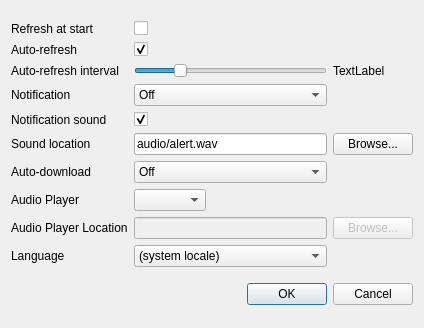
<?xml version="1.0" encoding="UTF-8"?>
<ui version="4.0">
 <class>SettingsDialog</class>
 <widget class="QDialog" name="SettingsDialog">
  <property name="geometry">
   <rect>
    <x>0</x>
    <y>0</y>
    <width>424</width>
    <height>328</height>
   </rect>
  </property>
  <property name="sizePolicy">
   <sizepolicy hsizetype="Minimum" vsizetype="Minimum">
    <horstretch>0</horstretch>
    <verstretch>0</verstretch>
   </sizepolicy>
  </property>
  <property name="windowTitle">
   <string>Settings</string>
  </property>
  <layout class="QVBoxLayout" name="verticalLayout">
   <item>
    <layout class="QGridLayout" name="gridLayout">
     <item row="1" column="0">
      <widget class="QLabel" name="lblRefresh">
       <property name="text">
        <string>Auto-refresh</string>
       </property>
      </widget>
     </item>
     <item row="1" column="1">
      <widget class="QCheckBox" name="chkRefresh">
       <property name="text">
        <string/>
       </property>
       <property name="checked">
        <bool>true</bool>
       </property>
      </widget>
     </item>
     <item row="2" column="2">
      <widget class="QLabel" name="lblMinutes">
       <property name="text">
        <string notr="true">TextLabel</string>
       </property>
      </widget>
     </item>
     <item row="5" column="0">
      <widget class="QLabel" name="lblSound">
       <property name="text">
        <string>Notification sound</string>
       </property>
      </widget>
     </item>
     <item row="6" column="2">
      <widget class="QPushButton" name="btnSound">
       <property name="text">
        <string>Browse...</string>
       </property>
      </widget>
     </item>
     <item row="8" column="1">
      <widget class="QComboBox" name="cmbPlayer">
       <property name="sizePolicy">
        <sizepolicy hsizetype="Maximum" vsizetype="Fixed">
         <horstretch>0</horstretch>
         <verstretch>0</verstretch>
        </sizepolicy>
       </property>
      </widget>
     </item>
     <item row="8" column="0">
      <widget class="QLabel" name="lblPlayer">
       <property name="text">
        <string>Audio Player</string>
       </property>
      </widget>
     </item>
     <item row="5" column="1">
      <widget class="QCheckBox" name="chkSound">
       <property name="text">
        <string/>
       </property>
       <property name="checked">
        <bool>true</bool>
       </property>
      </widget>
     </item>
     <item row="2" column="0">
      <widget class="QLabel" name="lblRefreshTime">
       <property name="text">
        <string>Auto-refresh interval</string>
       </property>
      </widget>
     </item>
     <item row="6" column="1">
      <widget class="QLineEdit" name="txtSoundLocation">
       <property name="text">
        <string notr="true">audio/alert.wav</string>
       </property>
      </widget>
     </item>
     <item row="6" column="0">
      <widget class="QLabel" name="lblSoundLocation">
       <property name="text">
        <string>Sound location</string>
       </property>
      </widget>
     </item>
     <item row="9" column="0">
      <widget class="QLabel" name="lblPlayerLocation">
       <property name="text">
        <string>Audio Player Location</string>
       </property>
      </widget>
     </item>
     <item row="9" column="1">
      <widget class="QLineEdit" name="txtPlayerLocation">
       <property name="enabled">
        <bool>false</bool>
       </property>
      </widget>
     </item>
     <item row="9" column="2">
      <widget class="QPushButton" name="btnPlayerLocation">
       <property name="enabled">
        <bool>false</bool>
       </property>
       <property name="text">
        <string>Browse...</string>
       </property>
      </widget>
     </item>
     <item row="2" column="1">
      <widget class="QSlider" name="sliRefreshTime">
       <property name="minimum">
        <number>5</number>
       </property>
       <property name="maximum">
        <number>120</number>
       </property>
       <property name="value">
        <number>30</number>
       </property>
       <property name="orientation">
        <enum>Qt::Horizontal</enum>
       </property>
      </widget>
     </item>
     <item row="4" column="0">
      <widget class="QLabel" name="lblNotification">
       <property name="text">
        <string>Notification</string>
       </property>
      </widget>
     </item>
     <item row="10" column="0">
      <widget class="QLabel" name="lblLanguage">
       <property name="text">
        <string>Language</string>
       </property>
      </widget>
     </item>
     <item row="10" column="1">
      <widget class="QComboBox" name="cmbLanguage">
       <item>
        <property name="text">
         <string>(system locale)</string>
        </property>
       </item>
      </widget>
     </item>
     <item row="7" column="0">
      <widget class="QLabel" name="lblAutodownload">
       <property name="text">
        <string>Auto-download</string>
       </property>
      </widget>
     </item>
     <item row="4" column="1">
      <widget class="QComboBox" name="cmbNotification">
       <item>
        <property name="text">
         <string>Off</string>
        </property>
       </item>
       <item>
        <property name="text">
         <string>Favorites only</string>
        </property>
       </item>
       <item>
        <property name="text">
         <string>Everything</string>
        </property>
       </item>
      </widget>
     </item>
     <item row="7" column="1">
      <widget class="QComboBox" name="cmbAutodownload">
       <item>
        <property name="text">
         <string>Off</string>
        </property>
       </item>
       <item>
        <property name="text">
         <string>Favorites only</string>
        </property>
       </item>
       <item>
        <property name="text">
         <string>Everything</string>
        </property>
       </item>
      </widget>
     </item>
     <item row="0" column="0">
      <widget class="QLabel" name="lblRefreshStart">
       <property name="text">
        <string>Refresh at start</string>
       </property>
      </widget>
     </item>
     <item row="0" column="1">
      <widget class="QCheckBox" name="chkRefreshStart">
       <property name="text">
        <string/>
       </property>
      </widget>
     </item>
    </layout>
   </item>
   <item>
    <widget class="QDialogButtonBox" name="buttonBox">
     <property name="orientation">
      <enum>Qt::Horizontal</enum>
     </property>
     <property name="standardButtons">
      <set>QDialogButtonBox::Cancel|QDialogButtonBox::Ok</set>
     </property>
    </widget>
   </item>
  </layout>
 </widget>
 <resources/>
 <connections>
  <connection>
   <sender>buttonBox</sender>
   <signal>accepted()</signal>
   <receiver>SettingsDialog</receiver>
   <slot>accept()</slot>
   <hints>
    <hint type="sourcelabel">
     <x>266</x>
     <y>202</y>
    </hint>
    <hint type="destinationlabel">
     <x>157</x>
     <y>274</y>
    </hint>
   </hints>
  </connection>
  <connection>
   <sender>buttonBox</sender>
   <signal>rejected()</signal>
   <receiver>SettingsDialog</receiver>
   <slot>reject()</slot>
   <hints>
    <hint type="sourcelabel">
     <x>334</x>
     <y>202</y>
    </hint>
    <hint type="destinationlabel">
     <x>286</x>
     <y>274</y>
    </hint>
   </hints>
  </connection>
  <connection>
   <sender>chkRefresh</sender>
   <signal>toggled(bool)</signal>
   <receiver>sliRefreshTime</receiver>
   <slot>setEnabled(bool)</slot>
   <hints>
    <hint type="sourcelabel">
     <x>139</x>
     <y>19</y>
    </hint>
    <hint type="destinationlabel">
     <x>156</x>
     <y>39</y>
    </hint>
   </hints>
  </connection>
  <connection>
   <sender>chkSound</sender>
   <signal>toggled(bool)</signal>
   <receiver>txtSoundLocation</receiver>
   <slot>setEnabled(bool)</slot>
   <hints>
    <hint type="sourcelabel">
     <x>246</x>
     <y>82</y>
    </hint>
    <hint type="destinationlabel">
     <x>139</x>
     <y>94</y>
    </hint>
   </hints>
  </connection>
  <connection>
   <sender>chkSound</sender>
   <signal>toggled(bool)</signal>
   <receiver>btnSound</receiver>
   <slot>setEnabled(bool)</slot>
   <hints>
    <hint type="sourcelabel">
     <x>296</x>
     <y>82</y>
    </hint>
    <hint type="destinationlabel">
     <x>321</x>
     <y>98</y>
    </hint>
   </hints>
  </connection>
  <connection>
   <sender>chkRefresh</sender>
   <signal>toggled(bool)</signal>
   <receiver>lblMinutes</receiver>
   <slot>setEnabled(bool)</slot>
   <hints>
    <hint type="sourcelabel">
     <x>192</x>
     <y>21</y>
    </hint>
    <hint type="destinationlabel">
     <x>379</x>
     <y>44</y>
    </hint>
   </hints>
  </connection>
 </connections>
</ui>
